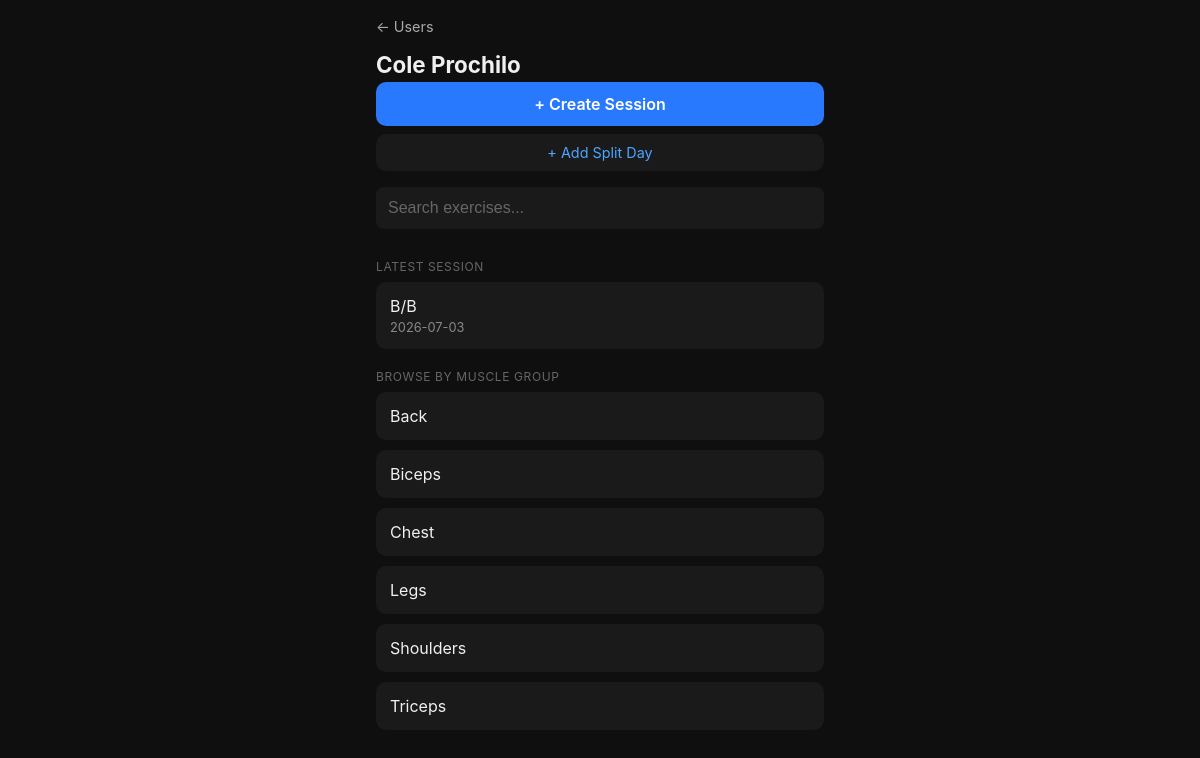
Page /user/1 on the committed database.
### tables this page shows
CREATE TABLE users (
    user_id       INTEGER PRIMARY KEY AUTOINCREMENT,
    username      TEXT NOT NULL UNIQUE,
    password_hash TEXT NOT NULL,
    date_created  TEXT NOT NULL
);

CREATE TABLE workout_sessions (
    workout_id    INTEGER PRIMARY KEY AUTOINCREMENT,
    user_id       INTEGER NOT NULL REFERENCES users(user_id),
    date          TEXT NOT NULL,
    split_day     TEXT REFERENCES split_days(name)
);

### web_app.py (the view)
@app.route("/user/<int:user_id>")
def user_home(user_id):
    with get_conn() as conn:
        user = conn.execute("SELECT username FROM users WHERE user_id = ?", (user_id,)).fetchone()
        if not user:
            return redirect(url_for("index"))
        muscle_groups = conn.execute(
            "SELECT DISTINCT muscle_group FROM exercises ORDER BY muscle_group"
        ).fetchall()
        today = request.args.get("local_date") or date.today().isoformat()
        today_session = conn.execute(
            "SELECT workout_id, split_day FROM workout_sessions WHERE user_id = ? AND date = ? ORDER BY workout_id DESC LIMIT 1",
            (user_id, today)
        ).fetchone()
        latest_session = conn.execute(
            "SELECT workout_id, date, split_day FROM workout_sessions WHERE user_id = ? ORDER BY workout_id DESC LIMIT 1",
            (user_id,)
        ).fetchone()
    return render_template("user_home.html", user_id=user_id, username=user[0],
                           muscle_groups=[m[0] for m in muscle_groups],
                           today_session=today_session, today=today, latest_session=latest_session)

### db.py (called while the page is built)
def get_conn():
    conn = sqlite3.connect(DB_PATH)
    conn.execute("PRAGMA foreign_keys = ON")
    return conn

### templates/user_home.html (shortened to what this page needs)
{% extends "base.html" %}
{% block content %}
<a class="back-link" href="{{ url_for('index') }}">← Users</a>
<h1>{{ username.title() }}</h1>
<a id="create-btn" href="{{ url_for('create_session', user_id=user_id) }}" style="display:block; background:#2979ff; color:#fff; text-align:center; padding:12px; border-radius:10px; margin-bottom:8px; font-size:1rem; font-weight:600;">+ Create Session</a>
<a href="{{ url_for('add_split_day', user_id=user_id) }}" style="display:block; background:#1a1a1a; color:#4da6ff; text-align:center; padding:10px; border-radius:10px; margin-bottom:16px; font-size:0.9rem;">+ Add Split Day</a>
<form class="search-form" action="{{ url_for('search', user_id=user_id) }}" method="get">
  <input type="text" name="q" placeholder="Search exercises..." autocomplete="off">
</form>
{% if latest_session %}
<div class="section-title">Latest session</div>
<a href="{{ url_for('session_detail', user_id=user_id, workout_id=latest_session[0]) }}" class="card" style="display:block; text-decoration:none;">
  <div style="color:#f0f0f0; font-size:1rem;">{{ latest_session[2] }}</div>
  <div style="color:#888; font-size:0.8rem; margin-top:4px;">{{ latest_session[1] }}</div>
</a>
{% endif %}
<div class="section-title">Browse by muscle group</div>
{% for group in muscle_groups %}
<div class="card">
  <a href="{{ url_for('muscle_group', user_id=user_id, group=group) }}">{{ group.title() }}</a>
</div>
{% endfor %}
{% endblock %}

### templates/base.html (style rules this page uses)
* { box-sizing: border-box; margin: 0; padding: 0; }
body { font-family: -apple-system, BlinkMacSystemFont, sans-serif; background: #0f0f0f; color: #f0f0f0; padding: 16px; max-width: 480px; margin: 0 auto; }
h1 { font-size: 1.4rem; margin-bottom: 4px; }
a { color: #4da6ff; text-decoration: none; }
.card { background: #1a1a1a; border-radius: 10px; padding: 14px; margin-bottom: 10px; }
.card a { display: block; font-size: 1rem; color: #f0f0f0; }
.back-link { display: inline-block; margin-bottom: 16px; font-size: 0.9rem; color: #aaa; }
input[type=text] { width: 100%; padding: 12px; border-radius: 8px; border: none; background: #1a1a1a; color: #f0f0f0; font-size: 1rem; margin-bottom: 10px; }
input[type=text]::placeholder { color: #666; }
.search-form { margin-bottom: 16px; }
.section-title { font-size: 0.75rem; text-transform: uppercase; color: #666; letter-spacing: 0.05em; margin: 20px 0 8px; }

### rows in the picture
users: title "Cole Prochilo"
workout_sessions: split_day "B/B", date "2026-07-03"

### other values in the picture
{{ group.title() }} "Back" "Biceps" "Chest" "Legs" "Shoulders" "Triceps"
